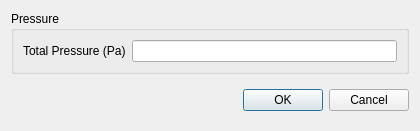
<?xml version="1.0" encoding="UTF-8"?>
<ui version="4.0">
 <class>PressureInletDialog</class>
 <widget class="QDialog" name="PressureInletDialog">
  <property name="geometry">
   <rect>
    <x>0</x>
    <y>0</y>
    <width>420</width>
    <height>124</height>
   </rect>
  </property>
  <property name="minimumSize">
   <size>
    <width>420</width>
    <height>0</height>
   </size>
  </property>
  <property name="windowTitle">
   <string>Pressure Inlet Boundary Condition</string>
  </property>
  <layout class="QVBoxLayout" name="verticalLayout_2">
   <item>
    <widget class="QWidget" name="dialogContents" native="true">
     <layout class="QVBoxLayout" name="verticalLayout_4">
      <property name="leftMargin">
       <number>0</number>
      </property>
      <property name="topMargin">
       <number>0</number>
      </property>
      <property name="rightMargin">
       <number>0</number>
      </property>
      <property name="bottomMargin">
       <number>0</number>
      </property>
      <item>
       <widget class="QGroupBox" name="pressure">
        <property name="title">
         <string>Pressure</string>
        </property>
        <layout class="QFormLayout" name="formLayout">
         <item row="0" column="0">
          <widget class="QLabel" name="label">
           <property name="text">
            <string>Total Pressure (Pa)</string>
           </property>
          </widget>
         </item>
         <item row="0" column="1">
          <widget class="QLineEdit" name="totalPressure"/>
         </item>
        </layout>
       </widget>
      </item>
     </layout>
    </widget>
   </item>
   <item>
    <widget class="QWidget" name="widget_4" native="true">
     <layout class="QHBoxLayout" name="horizontalLayout_3">
      <property name="rightMargin">
       <number>0</number>
      </property>
      <item>
       <spacer name="horizontalSpacer_2">
        <property name="orientation">
         <enum>Qt::Horizontal</enum>
        </property>
        <property name="sizeHint" stdset="0">
         <size>
          <width>208</width>
          <height>20</height>
         </size>
        </property>
       </spacer>
      </item>
      <item>
       <widget class="QPushButton" name="ok">
        <property name="text">
         <string>OK</string>
        </property>
       </widget>
      </item>
      <item>
       <widget class="QPushButton" name="cancel">
        <property name="text">
         <string>Cancel</string>
        </property>
       </widget>
      </item>
     </layout>
    </widget>
   </item>
  </layout>
 </widget>
 <resources/>
 <connections>
  <connection>
   <sender>cancel</sender>
   <signal>clicked()</signal>
   <receiver>PressureInletDialog</receiver>
   <slot>reject()</slot>
   <hints>
    <hint type="sourcelabel">
     <x>373</x>
     <y>93</y>
    </hint>
    <hint type="destinationlabel">
     <x>209</x>
     <y>61</y>
    </hint>
   </hints>
  </connection>
 </connections>
</ui>
